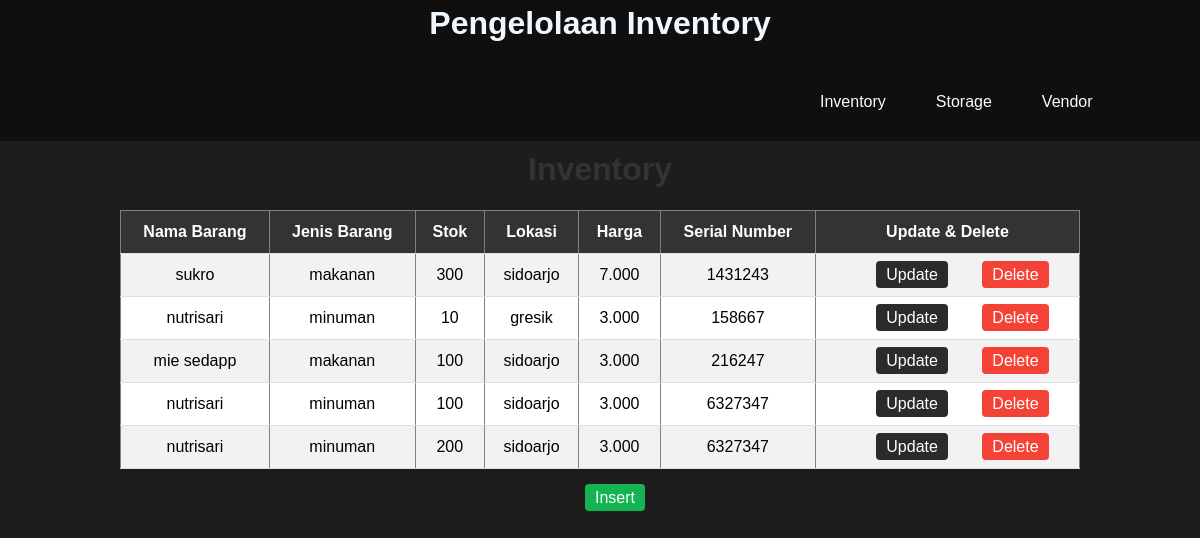
The page /arjunawiraLSP/inventory/index.php on the database its author committed.
### tables this page shows
CREATE TABLE `tb_inv` (
  `id_inv` int(150) NOT NULL,
  `nama_barang` varchar(150) NOT NULL,
  `jenis_barang` varchar(150) NOT NULL,
  `stok` int(150) NOT NULL,
  `lokasi` varchar(150) NOT NULL,
  `harga` varchar(150) NOT NULL,
  `serial_number` varchar(150) NOT NULL
);

### arjunawiraLSP/inventory/index.php (the view, shortened to what this page needs)
<?php
include("../koneksi.php");
include '../hs.php';
$t = "SELECT * FROM tb_inv";
$result = $conn->query($t);
?>
<!DOCTYPE html>
<html lang="en">
<head>
    <link rel="stylesheet" href="../css/tabel.css">
</head>
<body>
<h1>Inventory</h1>
<table border="1" class="gup">
    <tr>
        <th>Nama Barang</th>
        <th>Jenis Barang</th>
        <th>Stok</th>
        <th>Lokasi</th>
        <th>Harga</th>
        <th>Serial Number</th>
        <th>Update & Delete</th>
    </tr>
    <?php
 while($row = $result->fetch_assoc()) {
    $stokClass = '';
    echo "<tr>";
    echo "<td>" .($row['nama_barang']) . "</td>";
    echo "<td>" .($row['jenis_barang']) . "</td>";
    echo "<td $stokClass>" .($row['stok']) . "</td>";
    echo "<td>" .($row['lokasi']) . "</td>";
    echo "<td>" .($row['harga']) . "</td>";
    echo "<td>" .($row["serial_number"]) . "</td>";
    echo "<td class='action-links'><a class='update' href='update.php?id=" . $row['id_inv'] . "'>Update</a>
        <a class='delete' href='?delete=" . $row['id_inv'] . "' onclick='return confirm(\"Beneran?\");'>Delete</a></td>";
    echo "</tr>";
}
    ?>
</table>
<center><div class="action-links"><a class="insert" href="insert.php">Insert</a></div></center>
</body>
</html>

### arjunawiraLSP/hs.php (shortened to what this page needs)
<!DOCTYPE html>
<html lang="en">
<head>
    <link rel="stylesheet" href="../css/hs.css">
</head>
<body>
<div col-5>
    <header>
   <center><h1 class="head">Pengelolaan Inventory</h1></center>
     <div class="menu">
        <ul>
            <a href="../inventory/index.php">Inventory</a>
            <a href="../storage/index.php">Storage</a>
            <a href="../vendor/index.php">Vendor</a>
        </ul>
     </div>
    </header>
    </body>
</body>
</html>

### arjunawiraLSP/css/hs.css (style rules this page uses)
body { font-family: Arial, sans-serif; margin: 0; padding: 0; background-color: rgb(29, 29, 29); }
body { margin: 0; font-family: sans-serif; }
header { background-color: rgb(15, 15, 15) ; padding-top: 5px; }
.menu,ul { display: flex; margin: 10px; text-align: center; margin-left: 700px; }
.menu,li,a { color: rgb(255, 250, 250); text-decoration: none; padding: 10px; margin-left: 30px; text-align: center; }
.head { color: aliceblue; }

### arjunawiraLSP/css/tabel.css (style rules this page uses)
body { font-family: Arial, sans-serif; background-color: rgb(29, 29, 29); margin: 0; padding: 0; }
h1 { color: #f7f3f3; text-align: center; margin-top: 20px; }
table { width: 80%; margin: 20px auto; border-collapse: collapse; background-color: #fff; box-shadow: 0 0 10px rgba(0, 0, 0, 0.1); }
th, td { padding: 12px; text-align: center; border-bottom: 1px solid #ddd; }
th { background-color: #333; color: #fff; }
tr:nth-child(even) { background-color: #f2f2f2; }
.action-links a { color: #333; text-decoration: none; padding: 5px 10px; border-radius: 4px; }
.action-links a.update { background-color: #2a2b2a; color: #fff; }
.action-links a.delete { background-color: #f44336; color: #fff; }
.action-links a.insert { background-color: #14b452; color: #fff; }
h1 { color: #333; text-align: center; margin-top: 0; }

### rows shown on the page
tb_inv: nama_barang "sukro", jenis_barang "makanan", stok "300", lokasi "sidoarjo", harga "7.000", serial_number "1431243"
tb_inv: nama_barang "nutrisari", jenis_barang "minuman", stok "10", lokasi "gresik", harga "3.000", serial_number "158667"
tb_inv: nama_barang "mie sedapp", jenis_barang "makanan", stok "100", lokasi "sidoarjo", harga "3.000", serial_number "216247"
tb_inv: nama_barang "nutrisari", jenis_barang "minuman", stok "100", lokasi "sidoarjo", harga "3.000", serial_number "6327347"
tb_inv: nama_barang "nutrisari", jenis_barang "minuman", stok "200", lokasi "sidoarjo", harga "3.000", serial_number "6327347"
